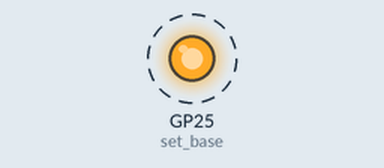
Bench run of a program on a simulated Raspberry Pi Pico running MicroPython. On the bench: output pins drawn as LEDs (lit = HIGH). Dashed ring = blinking.

Above: at 0.02 s.
Timing chart, 0 to 3.0 s (numbered marks = the images above):
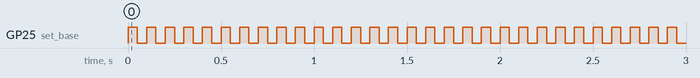

Measured:
- by itself, GP25 (set_base): alternates HIGH for 0.05 s and LOW for 0.05 s

The program:

blink_pico2_pio.py
```python
import rp2
from machine import Pin

# PIO program for ~1 Hz blink (0.5s on, 0.5s off)
@rp2.asm_pio(set_init=rp2.PIO.OUT_LOW)
def blink_1hz():
    wrap_target()
    # ON state: 1000 cycles (~0.5s at 2000 Hz)
    set(pins, 1)
    set(x, 31)                  [6]
    label("delay_high")
    nop()                       [29]
    jmp(x_dec, "delay_high")
    # OFF state: 1000 cycles (~0.5s at 2000 Hz)
    set(pins, 0)
    set(x, 31)                  [6]
    label("delay_low")
    nop()                       [29]
    jmp(x_dec, "delay_low")
    wrap()

# Initialize PIO state machine for GPIO 25 (onboard LED)
sm = rp2.StateMachine(0, blink_1hz, freq=20000, set_base=Pin(25))

# Start the state machine
sm.active(1)

# At the time of testing .. there seems to be issues with RPI 2.
# This works at this time:
# (sysname='rp2', nodename='rp2', release='1.27.0-preview', version='v1.27.0-preview.160.g8757eb715e on 2025-09-20 (GNU 14.2.0 MinSizeRel)', machine='Raspberry Pi Pico2 with RP2350')
```
